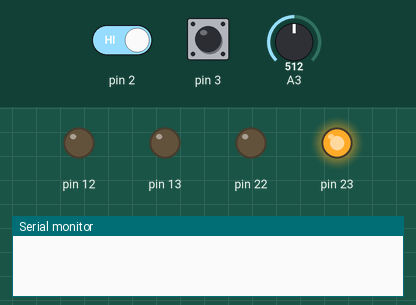
Bench run of a sketch on a simulated Arduino Uno, built with avr-gcc and run on an emulated ATmega328P. Parts: output pins drawn as LEDs (lit = HIGH), the last lines printed to the serial monitor. The test bench sets the inputs (shaded band); at power-on: pin 2 HIGH, pin 3 HIGH, A3 = 512. The local clock reads 2024-03-15 10:24:30 at power-on unless the sketch sets it.

Above: at 1.2 s.
1.3 s: pin 2 driven LOW
At 1.8 s:
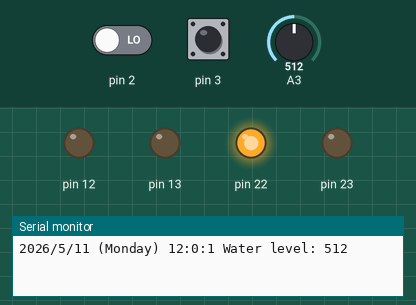
Timing chart, 0 to 4.3 s (numbered marks = the images above; inputs shaded):
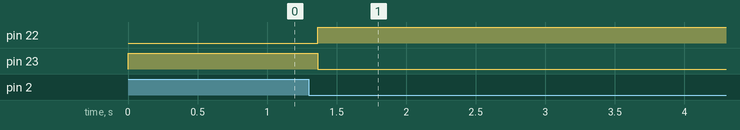

The sketch:

finalProjectCS301.ino
```cpp
//Jayson Viles

#include "RTClib.h"
RTC_DS1307 rtc;

#define RDA 0x80
#define TBE 0x20
volatile unsigned char *myUCSR0A = (unsigned char *)0x00C0;
volatile unsigned char *myUCSR0B = (unsigned char *)0x00C1;
volatile unsigned char *myUCSR0C = (unsigned char *)0x00C2;
volatile unsigned int  *myUBRR0  = (unsigned int *) 0x00C4;
volatile unsigned char *myUDR0   = (unsigned char *)0x00C6;

unsigned char* ddr_b = (unsigned char*) 0x24;
unsigned char* port_b = (unsigned char*) 0x25;

unsigned char* ddr_e = (unsigned char*) 0x2D;
unsigned char* port_e = (unsigned char*) 0x2E;
unsigned char* pin_e = (unsigned char*) 0x2C;

unsigned char* ddr_h = (unsigned char*) 0x101;
unsigned char* port_h = (unsigned char*) 0x102;

char daysOfTheWeek[7][12] = {"Sunday", "Monday", "Tuesday", "Wednesday", "Thursday", "Friday", "Saturday"};

volatile bool wait;
volatile bool systemOn;
int waterLevel;
unsigned long timeOfFirstRecording;
volatile unsigned long timeOfLastBounce;

void setup()
  {
  systemOn = 0;
  rtc.begin();
  rtc.adjust(DateTime(2026, 5, 11, 12, 0, 0));
  U0init(9600);
  *ddr_b |= 0x01 << 7;
  //pinMode(13, OUTPUT);
  *ddr_b |= 0x01 << 6;
  //pinMode(12, OUTPUT);
  *ddr_b |= 0x01 << 5;
  //pinMode(11, OUTPUT);
  *ddr_b |= 0x01 << 4;
  //pinMode(10, OUTPUT);
  *ddr_h |= 0x01 << 6;
  //pinMode(9, OUTPUT);
  *ddr_h |= 0x01 << 5;
  //pinMode(8, OUTPUT);
  *ddr_h |= 0x01 << 4;
  //pinMode(7, OUTPUT);
  *ddr_e &= ~(0x01 << 5);
  *port_e |= 0x01 << 5;
  //pinMode(3, INPUT_PULLUP);
  *ddr_e &= ~(0x01 << 4);
  *port_e |= 0x01 << 4;
  //pinMode(2, INPUT_PULLUP);
  wait = 0;
  waterLevel = 0;
  timeOfFirstRecording = millis();
  timeOfLastBounce = 0;
  attachInterrupt(digitalPinToInterrupt(3), reset, FALLING);
  attachInterrupt(digitalPinToInterrupt(2), offOn, FALLING);
  }

void loop()
  {
  if (systemOn == 0)
    {
    adjustLightsAndFan(1);
    }
  else
    {
    if (waterLevel == readSensor())
      {
      if (millis()-timeOfFirstRecording > 30000)
        {
        wait = 1;
        U0putstring("Water level has not changed for over five minutes - an error is assumed.");
        timeOfFirstRecording = 0;
        U0putchar('\n');
        adjustLightsAndFan(4);
        while (wait == 1)
          {
          }
        }
      }
    else
      {
      waterLevel = readSensor();
      timeOfFirstRecording = millis();
      }
    if (waterLevel < 100)
      {
      printDate();
      U0putstring("Water level: ");
      U0putint(waterLevel);
      U0putstring(". Below expected threshold.");
      U0putchar('\n');
      //Serial.print("Water level: ");
      //Serial.print(waterLevel);
      //Serial.println(". Below expected threshold.");
      adjustLightsAndFan(3);
      }
    else
      {
      printDate();
      U0putstring("Water level: ");
      U0putint(waterLevel);
      U0putchar('\n');
      //Serial.print("Water level: ");
      //Serial.println(waterLevel);
      adjustLightsAndFan(2);
      }
    unsigned long minuteStart = millis();
    while (((millis() - minuteStart) < 60000) && systemOn == 1)
      {
      }
    }
  }

void adjustLightsAndFan(int choice)
  {
  switch (choice)
    {
    case 1:
      *port_b |= (0x01 << 7);
      //digitalWrite(13, 1);
      *port_b &= ~(0x01 << 6);
      //digitalWrite(12, 0);
      *port_b &= ~(0x01 << 5);
      //digitalWrite(11, 0);
      *port_b &= ~(0x01 << 4);
      //digitalWrite(10, 0);
      *port_h &= ~(0x01 << 5);
      //digitalWrite(8, 0);
      *port_h &= ~(0x01 << 4);
      //digitalWrite(7, 0);
      break;
    case 2:
      *port_b &= ~(0x01 << 7);
      *port_b |= (0x01 << 6);
      *port_b &= ~(0x01 << 5);
      *port_b &= ~(0x01 << 4);
      *port_h &= ~(0x01 << 5);
      *port_h &= ~(0x01 << 4);
      /*digitalWrite(13, 0);
      digitalWrite(12, 1);
      digitalWrite(11, 0);
      digitalWrite(10, 0);
      digitalWrite(8, 0);
      digitalWrite(7, 0);*/
      break;
    case 3:
      *port_b &= ~(0x01 << 7);
      *port_b &= ~(0x01 << 6);
      *port_b |= (0x01 << 5);
      *port_b &= ~(0x01 << 4);
      *port_h |= (0x01 << 5);
      *port_h &= ~(0x01 << 4);
      /*digitalWrite(13, 0);
      digitalWrite(12, 0);
      digitalWrite(11, 1);
      digitalWrite(10, 0);
      digitalWrite(8, 1);
      digitalWrite(7, 0);*/
      break;
    case 4:
      *port_b &= ~(0x01 << 7);
      *port_b &= ~(0x01 << 6);
      *port_b &= ~(0x01 << 5);
      *port_b |= (0x01 << 4);
      *port_h &= ~(0x01 << 5);
      *port_h &= ~(0x01 << 4);
      /*digitalWrite(13, 0);
      digitalWrite(12, 0);
      digitalWrite(11, 0);
      digitalWrite(10, 1);
      digitalWrite(8, 0);
      digitalWrite(7, 0);*/
      break;
    }
  }

int readSensor()
  {
  int val;
  *port_h |= (0x01 << 6);
  //digitalWrite(9, HIGH);
  delay(10);
  val = analogRead(A3);
  *port_h &= ~(0x01 << 6);
  //digitalWrite(9, LOW);
  return val;
  }

void printDate()
  {
  DateTime now = rtc.now();
  U0putint(now.year());
  U0putchar('/');
  U0putint(now.month());
  U0putchar('/');
  U0putint(now.day());
  U0putchar(' ');
  U0putchar('(');
  U0putstring(daysOfTheWeek[now.dayOfTheWeek()]);
  U0putchar(')');
  U0putchar(' ');
  U0putint(now.hour());
  U0putchar(':');
  U0putint(now.minute());
  U0putchar(':');
  U0putint(now.second());
  U0putchar(' ');
  /*Serial.print(now.year(), DEC);
  Serial.print('/');
  Serial.print(now.month(), DEC);
  Serial.print('/');
  Serial.print(now.day(), DEC);
  Serial.print(" (");
  Serial.print(daysOfTheWeek[now.dayOfTheWeek()]);
  Serial.print(") ");
  Serial.print(now.hour(), DEC);
  Serial.print(':');
  Serial.print(now.minute(), DEC);
  Serial.print(':');
  Serial.print(now.second(), DEC);
  Serial.print(' ');*/
  }

void offOn()
  {
  if (millis() - timeOfLastBounce > 1000)
    {
    timeOfLastBounce = millis();
    if (systemOn == 0)
      {
      systemOn = 1;
      }
    else if (systemOn == 1)
      {
      systemOn = 0;
      }
    }
  }

void reset()
  {
  if (millis() - timeOfLastBounce > 1000)
    {
    timeOfLastBounce = millis();
    wait = 0;
    }
  }

void U0init(unsigned long U0baud)
  {
  unsigned long FCPU = 16000000;
  unsigned int tbaud;
  tbaud = (FCPU / 16 / U0baud - 1);
  *myUCSR0A = 0x20;
  *myUCSR0B = 0x18;
  *myUCSR0C = 0x06;
  *myUBRR0  = tbaud;
  }

void U0putchar(unsigned char U0pdata)
  {
  while (!(*myUCSR0A & TBE))
    {
    }
  *myUDR0 = U0pdata;
  }

void U0putstring(String printString)
  {
  for (int index = 0; index < printString.length(); index++)
    {
    U0putchar(printString[index]);
    }
  }

void U0putint(unsigned int integer)
  {
  if (integer >= 10)
    {
    U0putint(integer/10);
    }
  unsigned int target = integer%10;
  switch (target)
    {
    case 0:
      U0putchar('0');
      break;
    case 1:
      U0putchar('1');
      break;
    case 2:
      U0putchar('2');
      break;
    case 3:
      U0putchar('3');
      break;
    case 4:
      U0putchar('4');
      break;
    case 5:
      U0putchar('5');
      break;
    case 6:
      U0putchar('6');
      break;
    case 7:
      U0putchar('7');
      break;
    case 8:
      U0putchar('8');
      break;
    case 9:
      U0putchar('9');
      break;
    }
  }
```

Measured:
- after the input at 1.3 s, pin 22: LOW → HIGH after 0.06 s; pin 23: HIGH → LOW after 0.06 s
